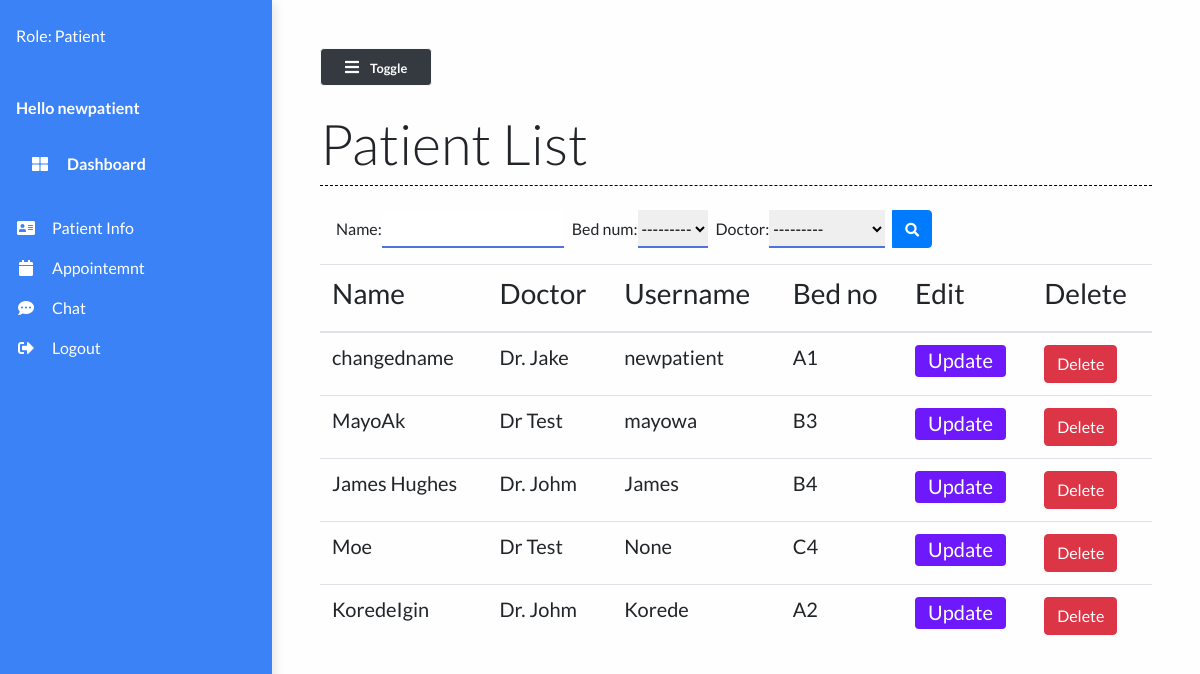
/patient_list/ (signed in), run on the app's committed database.
### main/models.py (models this page shows, shortened)
class Patient(models.Model):
    user=models.OneToOneField(User,on_delete=models.CASCADE,null=True,default=None)
    name = models.CharField(max_length=50)
    phone_num = models.CharField(max_length=15)
    patient_relative_name = models.CharField(max_length=50, null=True)
    patient_relative_contact = models.CharField(max_length=15, null=True)
    address = models.TextField()
    """ SYMPTOMS = (  # hardcoded to be changed in a drop down list
        ('Fever', 'Fever'),
        ('Dry cough', 'Dry cough'),
        ('Tiredness', 'Tiredness'),
        ('Aches and pains', 'Aches and pains'),
        ('Sore throat', 'Sore throat'),
        ('Diarrhoea', 'Diarrhoea'),
        ('Loss of taste or smell', 'Loss of taste or smell'),
        ('Difficulty in breathing or shortness of breath', 'Difficulty in breathing or shortness of breath'),
        ('Chest pain or pressure', 'Chest pain or pressure'),
        ('Loss of speech or movement', 'Loss of speech or movement'),
    )

    symptoms = MultiSelectField(choices=SYMPTOMS, null=True)"""
    prior_ailments = models.TextField()
    bed_num = models.ForeignKey("Bed", on_delete=models.CASCADE, null=True)
    dob = models.DateField(null=True)
    doctor = models.ForeignKey("Doctor", on_delete=models.CASCADE, null=True)
    doctors_notes = models.TextField(null=True, blank=True)
    status = models.CharField(max_length=50)

class Doctor(models.Model):
    name = models.CharField(max_length=100)
    def __str__(self):
        return self.name

class Bed(models.Model):
    bed_number = models.CharField(max_length=50)
    occupied = models.BooleanField()
    def __str__(self):
        return self.bed_number

### main/views.py (the view)
# urls.py: path("patient_list/", views.patient_list, name="patient_list"),
@login_required(login_url='login')
def patient_list(request):
    patients = Patient.objects.all()
    myFilter = PatientFilter(request.GET, queryset=patients)
    patients = myFilter.qs
    context = {
        'patients': patients,
        'myFilter': myFilter
    }
    return render(request, 'main/patient_list.html', context)

### main/templates/main/patient_list.html (shortened to what this page needs)
{% extends 'main/base.html' %}
{% load static %}
{% block contentTitle %}
Patient List
{% endblock contentTitle %}
{% block content %}
<form class="d-none d-sm-inline-block form-inline mr-auto ml-md-3 my-2 my-md-0 mw-100 navbar-search mb-3" method="GET"
    id="list">
    <div class="input-group">
        {{myFilter.form}}
        <div class="input-group-append">
            <button class="btn btn-primary btn-block" type="submit">
                <i class="fas fa-search fa-sm"></i>
            </button>
        </div>
    </div>
</form>
<div class="table-responsive mt-3">
    <table class="table table-hover">
        <thead>
            <th>
                <h3>Name</h3>
            </th>
            <th>
                <h3>Doctor</h3>
            </th>
            <th>
                <h3>Username</h3>
            </th>
            <th>
                <h3>Bed no</h3>
            </th>
            <th>
                <h3>Edit</h3>
            </th>
            <th>
                <h3>Delete</h3>
            </th>
        </thead>
        <tbody>
            {% for patient in patients %}
            <tr class="mx-auto">
                <td scope="row">
                    <h5>{{ patient.name }}</h5>
                </td>
                <td>
                    <h5>{{ patient.doctor }}</h5>
                </td>
                <td>
                    <h5>{{ patient.user }}</h5>
                </td>
                <td>
                    <h5>{{ patient.bed_num }}</h5>
                </td>
                <td><a href="/patient/{{patient.id}}" class="btn btn-purple">
                        <h5>Update</h5>
                    </a></td>
                <td>
                    <button type="button" data-toggle="modal" data-target="#modalID{{ forloop.counter }}"
                        class="btn btn-danger">Delete</button>
                </td>
            </tr>
            {% endfor %}
        </tbody>
    </table>
</div>
{% endblock content %}

### main/templates/main/base.html (shortened to what this page needs)
{% load static %}
<!DOCTYPE html>
<html lang="en">
<head>
  <link rel="stylesheet" href="https://maxcdn.bootstrapcdn.com/bootstrap/4.0.0/css/bootstrap.min.css"
 />
  <link rel="stylesheet" href="https://cdnjs.cloudflare.com/ajax/libs/font-awesome/5.14.0/css/all.min.css"
 />
  <link rel="stylesheet" href="{% static 'styles/base.css' %}" type="text/css" />
  <link rel="stylesheet" href="//code.jquery.com/ui/1.12.1/themes/base/jquery-ui.css">
</head>
<body>
  <div class="vertical-nav" id="sidebar">
    <div class="py-4 px-3 mb-4">
      <div class="media d-flex align-items-center">
        <div class="media-body text-white">
          {% if request.user.is_authenticated %}
          <p class="font-weight-normal mb-0">
            Role: {% if request.user.is_superuser == True %}
            Admin
            {% elif request.user.is_superuser == False and request.user.is_staff == True %}
            Staff
            {% else %}
            Patient
            {% endif %}
          </p>
          {% endif %}
        </div>
      </div>
    </div>
    <p class="text-white font-weight-bold px-3 pb-4 mb-0">
      Hello {{user.username}}
    </p>
    <p class="text-gray font-weight-bold px-3 pb-4 mb-0">
      <a href="{% url 'dashboard' %}" class="nav-link text-white">
        <i class="fa fa-th-large mr-3 text-primary"></i> Dashboard</a>
    </p>
    {% if request.user.is_authenticated == True %}
    {% if request.user.is_staff == True %}
    <ul class="nav flex-column mb-0">
      <li class="nav-item">
        <a href="{% url 'patient_list' %}" class="nav-link text-white">
          <i class="fa fa-address-card mr-3 text-primary fa-fw"></i>View patient list
        </a>
      </li>
        <li class="nav-item">
          <a href="{% url 'doctor-appointments' %}" class="nav-link text-white">
            <i class="fa fa-calendar mr-3 text-primary fa-fw"></i>Appointment Requests
          </a>
        </li>
      <li class="nav-item">
        <a href="{% url 'add_patient' %}" class="nav-link text-white">
          <i class="fa fa-plus mr-3 text-primary fa-fw"></i>Add patient
        </a>
      </li>
      <li class="nav-item">
        <a href="{% url 'chat' %}" class="nav-link text-white">
          <i class="fas fa-comment-dots mr-3 text-primary fa-fw"></i>Chat
        </a>
      </li>
      {% else %}
      <ul class="nav flex-column mb-0">
        <li class="nav-item">
          <a href="{% url 'patientInfo' %}" class="nav-link text-white">
            <i class="fa fa-address-card mr-3 text-primary fa-fw"></i>Patient Info
          </a>
        </li>
        <li class="nav-item">
          <a href="{% url 'appointments' %}" class="nav-link text-white">
            <i class="fa fa-calendar mr-3 text-primary fa-fw"></i>Appointemnt
          </a>
        </li>
        <li class="nav-item">
          <a href="{% url 'chat' %}" class="nav-link text-white">
            <i class="fas fa-comment-dots mr-3 text-primary fa-fw"></i>Chat
          </a>
        </li>
        {% endif %}
        {% endif %}
        {% if request.user.is_authenticated == False %}
        <li class="nav-item">
          <a href="{% url 'signupdr' %}" class="nav-link text-white">
            <i class="fa fa-sign-out-alt mr-3 text-primary fa-fw"></i>Doctor Signup
          </a>
        </li>
        <li class="nav-item">
          <a href="{% url 'signup' %}" class="nav-link text-white">
            <i class="fa fa-sign-out-alt mr-3 text-primary fa-fw"></i>Patient Signup
          </a>
        </li>
        <li class="nav-item">
          <a href="{% url 'login' %}" class="nav-link text-white">
            <i class="fa fa-sign-in-alt mr-3 text-primary fa-fw"></i>Login
          </a>
        </li>
        {% else %}
        <li class="nav-item">
          <a href="{% url 'logout' %}" class="nav-link text-white">
            <i class="fa fa-sign-out-alt mr-3 text-primary fa-fw"></i>Logout
          </a>
        </li>
        {% endif %}
      </ul>
  </div>
  <div class="page-content p-5" id="content">
    <button id="sidebarCollapse" class="btn btn-light bg-dark rounded-pill shadow-sm px-4 mb-4" type="button">
      <i class="fa fa-bars mr-2 text-primary"></i>
      <small class="font-weight-bold text-primary">
        Toggle
      </small>
    </button>
    <h2 class="display-4 ">{% block contentTitle %}{% endblock contentTitle %}
    </h2>
    <div class="seperator mt-1 mb-4"></div>
    {% block content %}{% endblock content %}
  </div>
</body>
</html>

### static/styles/base.css (style rules this page uses)
body { background: #fffefe; min-height: 100vh; overflow-x: hidden; font-family:Lato,'Helvetica Neue',Helvetica,Arial,sans-serif; }
.vertical-nav { background: #3b82f6 !important; min-width: 17rem; height: 100vh; position: fixed; top: 0; left: 0; box-shadow: 3px 3px 10px rgba(0, 0, 0, 0.1); transition: all 0.4s; }
.page-content { width: calc(100% -17rem); margin-left: 17rem; transition: all 0.4s; }
.seperator { margin: 3rem 0; border-bottom: 1px dashed #000000; }
.nav-link { text-transform: capitalize; }
.text-primary { color: #fff !important; }
.btn-purple { background: #6d19fc; color: #ffffff; height: 2rem; padding-top: 2px; }
#id_name { margin-right: 0.5rem; border: none; outline: none; border-bottom: 2px solid #4e73df; }
#id_bed_num { margin-right: 0.5rem; border: none; outline: none; border-bottom: 2px solid #4e73df; }
#id_doctor { margin-right: 0.5rem; border: none; outline: none; border-bottom: 2px solid #4e73df; }

### data on the page
Patient: name "changedname", doctor "Dr. Jake", user "newpatient", bed_num "A1"
Patient: name "MayoAk", doctor "Dr Test", user "mayowa", bed_num "B3"
Patient: name "James Hughes", doctor "Dr. Johm", user "James", bed_num "B4"
Patient: name "Moe", doctor "Dr Test", user "None", bed_num "C4"
Patient: name "KoredeIgin", doctor "Dr. Johm", user "Korede", bed_num "A2"

### other printed values
{{ user.username }} "newpatient"
